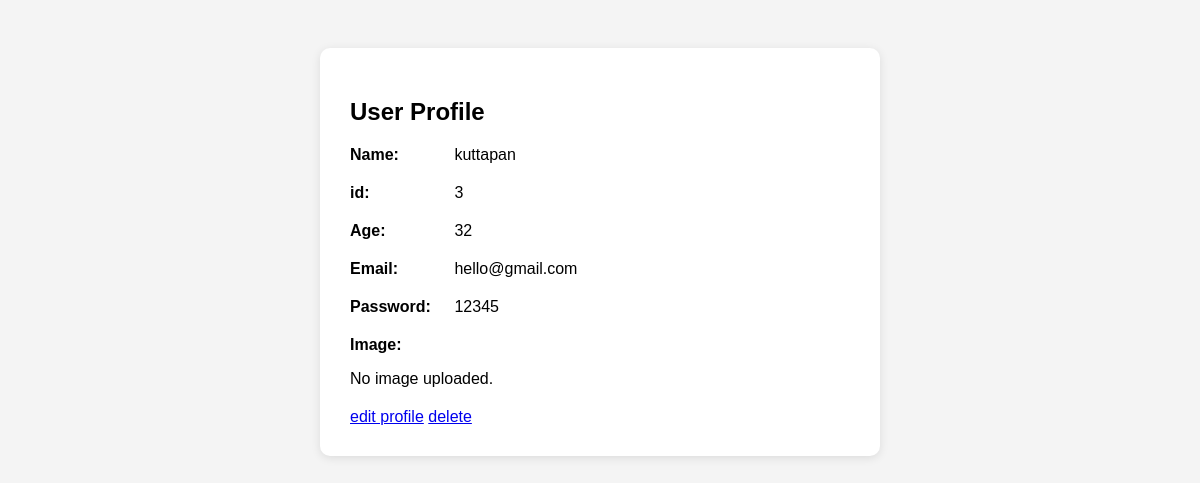
The app's page /profile/ (signed in) with its own data.
### newapp/models.py (models this page shows)
class Register(models.Model):
    name=models.CharField(max_length=100)
    age=models.IntegerField()
    email=models.EmailField(unique=True)
    password=models.CharField(max_length=100)
    image=models.FileField(upload_to='image',null=True,blank=True)

### newapp/views.py (the view)
# urls.py: path('profile/',views.profile,name="profile"),
def profile(request):
    if 'email' in request.session:
        email=request.session['email']
        user=models.Register.objects.get(email=email)
        return render(request,'profile.html',{'user':user})
    return render(request,'login.html')

### newapp/templates/profile.html (shortened to what this page needs)
<!DOCTYPE html>
<html>
<head>
</head>
<body>
    <div class="profile-container">
        <h2>User Profile</h2>
        <div class="field">
            <strong>Name:</strong> {{ user.name }}
        </div>
        <div class="field">
            <strong>id:</strong> {{ user.id }}
        </div>
        <div class="field">
            <strong>Age:</strong> {{ user.age }}
        </div>
        <div class="field">
            <strong>Email:</strong> {{ user.email }}
        </div>
        <div class="field">
            <strong>Password:</strong> {{ user.password }}
        </div>
        <div class="field">
            <strong>Image:</strong><br>
            {% if user.image %}
                <img src="{{ user.image.url }}" alt="Profile Image">
            {% else %}
                <p>No image uploaded.</p>
            {% endif %}
        </div>
        <a href="{% url 'edit_profile' %}" class="edit_profile">edit profile</a>
        <a href="/delete/{{ user.id }}/">delete</a>
    </div>
</body>
</html>

### newapp/templates/profile.html (style rules this page uses)
body { font-family: Arial, sans-serif; padding: 40px; background-color: #f4f4f4; }
.profile-container { max-width: 500px; margin: auto; background: white; padding: 30px; border-radius: 10px; box-shadow: 0 2px 10px rgba(0,0,0,0.1); }
.field { margin-bottom: 20px; }
.field strong { display: inline-block; width: 100px; }

### records on screen
Register: name "kuttapan", id "3", age "32", email "hello@gmail.com", password "12345"
